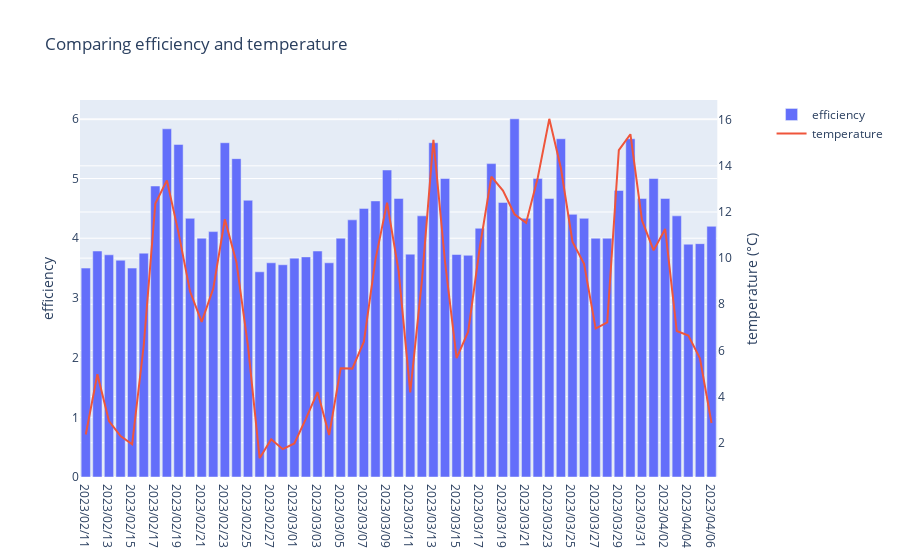

Notebook cell for this chart:
### Markdown cell above
With these two values we can calculate the efficency of the heat pump and compare it to the mean outside temperature of the day.

### Code cell
from plotly.subplots import make_subplots
df_efficiency = pd.DataFrame(heat_per_day/power_per_day, columns=["efficiency"])
df_efficiency["temperature"] = gb["outside_temperature"].mean()

fig = make_subplots(specs=[[{"secondary_y": True}]])
fig.update_layout(title_text="Comparing efficiency and temperature")
fig.add_trace(go.Bar(x=df_efficiency.index,y=df_efficiency["efficiency"].values, name="efficiency"), secondary_y=False)
fig.add_trace(go.Scatter(x=df_efficiency.index,y=df_efficiency["temperature"].values, name="temperature", mode="lines"), secondary_y=True)
fig.update_yaxes(title_text="efficiency", secondary_y=False).update_yaxes(title_text="temperature (°C)", secondary_y=True)

### Figure 1 — Plotly figure (JSON) as saved in the notebook; plotly's stock layout.template omitted (floating-point values rounded to 4 significant figures)
{"data": [{"name": "efficiency", "type": "bar", "x": ["2023/02/11", "2023/02/12", "2023/02/13", "2023/02/14", "2023/02/15", "2023/02/16", "2023/02/17", "2023/02/18", "2023/02/19", "2023/02/20", "2023/02/21", "2023/02/22", "2023/02/23", "2023/02/24", "2023/02/25", "2023/02/26", "2023/02/27", "2023/02/28", "2023/03/01", "2023/03/02", "2023/03/03", "2023/03/04", "2023/03/05", "2023/03/06", "2023/03/07", "2023/03/08", "2023/03/09", "2023/03/10", "2023/03/11", "2023/03/12", "2023/03/13", "2023/03/14", "2023/03/15", "2023/03/16", "2023/03/17", "2023/03/18", "2023/03/19", "2023/03/20", "2023/03/21", "2023/03/22", "2023/03/23", "2023/03/24", "2023/03/25", "2023/03/26", "2023/03/27", "2023/03/28", "2023/03/29", "2023/03/30", "2023/03/31", "2023/04/01", "2023/04/02", "2023/04/03", "2023/04/04", "2023/04/05", "2023/04/06"], "xaxis": "x", "y": [3.5, 3.786, 3.722, 3.632, 3.5, 3.75, 4.875, 5.833, 5.571, 4.333, 4, 4.111, 5.6, 5.333, 4.636, 3.438, 3.588, 3.556, 3.667, 3.688, 3.786, 3.588, 4, 4.308, 4.5, 4.625, 5.143, 4.667, 3.733, 4.375, 5.6, 5, 3.727, 3.714, 4.167, 5.25, 4.6, 6, 4.333, 5, 4.667, 5.667, 4.4, 4.333, 4, 4, 4.8, 5.667, 4.667, 5, 4.667, 4.375, 3.9, 3.909, 4.2], "yaxis": "y"}, {"mode": "lines", "name": "temperature", "type": "scatter", "x": ["2023/02/11", "2023/02/12", "2023/02/13", "2023/02/14", "2023/02/15", "2023/02/16", "2023/02/17", "2023/02/18", "2023/02/19", "2023/02/20", "2023/02/21", "2023/02/22", "2023/02/23", "2023/02/24", "2023/02/25", "2023/02/26", "2023/02/27", "2023/02/28", "2023/03/01", "2023/03/02", "2023/03/03", "2023/03/04", "2023/03/05", "2023/03/06", "2023/03/07", "2023/03/08", "2023/03/09", "2023/03/10", "2023/03/11", "2023/03/12", "2023/03/13", "2023/03/14", "2023/03/15", "2023/03/16", "2023/03/17", "2023/03/18", "2023/03/19", "2023/03/20", "2023/03/21", "2023/03/22", "2023/03/23", "2023/03/24", "2023/03/25", "2023/03/26", "2023/03/27", "2023/03/28", "2023/03/29", "2023/03/30", "2023/03/31", "2023/04/01", "2023/04/02", "2023/04/03", "2023/04/04", "2023/04/05", "2023/04/06"], "xaxis": "x", "y": [2.357, 4.967, 2.939, 2.291, 1.934, 6.214, 12.37, 13.37, 11.11, 8.551, 7.241, 8.68, 11.68, 9.824, 6.172, 1.332, 2.152, 1.722, 1.968, 3.043, 4.195, 2.331, 5.231, 5.212, 6.378, 9.946, 12.41, 9.423, 4.184, 8.994, 15.12, 9.845, 5.669, 6.812, 10.46, 13.53, 12.93, 11.9, 11.53, 13.48, 16.04, 13.9, 10.72, 9.756, 6.947, 7.214, 14.68, 15.37, 11.63, 10.34, 11.26, 6.842, 6.646, 5.658, 2.856], "yaxis": "y2"}], "layout": {"title": {"text": "Comparing efficiency and temperature"}, "xaxis": {"anchor": "y", "domain": [0, 0.94]}, "yaxis": {"anchor": "x", "domain": [0, 1], "title": {"text": "efficiency"}}, "yaxis2": {"anchor": "x", "overlaying": "y", "side": "right", "title": {"text": "temperature (°C)"}}}}
